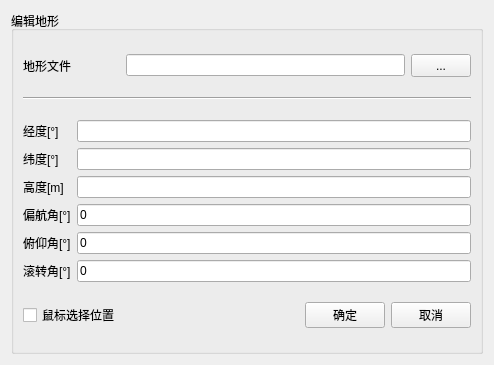
<?xml version="1.0" encoding="UTF-8"?>
<ui version="4.0">
 <class>TerrainEdit</class>
 <widget class="QWidget" name="TerrainEdit">
  <property name="geometry">
   <rect>
    <x>0</x>
    <y>0</y>
    <width>494</width>
    <height>365</height>
   </rect>
  </property>
  <property name="windowTitle">
   <string>添加地形</string>
  </property>
  <layout class="QGridLayout" name="gridLayout_2">
   <item row="0" column="0">
    <widget class="QGroupBox" name="groupBox">
     <property name="title">
      <string>编辑地形</string>
     </property>
     <layout class="QGridLayout" name="gridLayout">
      <item row="2" column="0" colspan="5">
       <layout class="QHBoxLayout" name="horizontalLayout_2">
        <item>
         <layout class="QVBoxLayout" name="verticalLayout">
          <item>
           <widget class="QLabel" name="label_3">
            <property name="text">
             <string>经度[°]</string>
            </property>
           </widget>
          </item>
          <item>
           <widget class="QLabel" name="label_4">
            <property name="text">
             <string>纬度[°]</string>
            </property>
           </widget>
          </item>
          <item>
           <widget class="QLabel" name="label_5">
            <property name="text">
             <string>高度[m]</string>
            </property>
           </widget>
          </item>
          <item>
           <widget class="QLabel" name="label_6">
            <property name="text">
             <string>偏航角[°]</string>
            </property>
           </widget>
          </item>
          <item>
           <widget class="QLabel" name="label_7">
            <property name="text">
             <string>俯仰角[°]</string>
            </property>
           </widget>
          </item>
          <item>
           <widget class="QLabel" name="label_8">
            <property name="text">
             <string>滚转角[°]</string>
            </property>
           </widget>
          </item>
         </layout>
        </item>
        <item>
         <layout class="QVBoxLayout" name="verticalLayout_2">
          <item>
           <widget class="QLineEdit" name="lineEdit_terrainLon"/>
          </item>
          <item>
           <widget class="QLineEdit" name="lineEdit_terrrainLat"/>
          </item>
          <item>
           <widget class="QLineEdit" name="lineEdit_terrainAlt"/>
          </item>
          <item>
           <widget class="QLineEdit" name="lineEdit_terrainAz">
            <property name="text">
             <string>0</string>
            </property>
           </widget>
          </item>
          <item>
           <widget class="QLineEdit" name="lineEdit_terrrainEl">
            <property name="text">
             <string>0</string>
            </property>
           </widget>
          </item>
          <item>
           <widget class="QLineEdit" name="lineEdit_terrainRoll">
            <property name="text">
             <string>0</string>
            </property>
           </widget>
          </item>
         </layout>
        </item>
       </layout>
      </item>
      <item row="1" column="0" colspan="5">
       <widget class="Line" name="line">
        <property name="orientation">
         <enum>Qt::Horizontal</enum>
        </property>
       </widget>
      </item>
      <item row="0" column="4">
       <widget class="QPushButton" name="Btn_model">
        <property name="minimumSize">
         <size>
          <width>0</width>
          <height>23</height>
         </size>
        </property>
        <property name="maximumSize">
         <size>
          <width>60</width>
          <height>16777215</height>
         </size>
        </property>
        <property name="text">
         <string>...</string>
        </property>
       </widget>
      </item>
      <item row="3" column="2">
       <spacer name="horizontalSpacer">
        <property name="orientation">
         <enum>Qt::Horizontal</enum>
        </property>
        <property name="sizeHint" stdset="0">
         <size>
          <width>148</width>
          <height>20</height>
         </size>
        </property>
       </spacer>
      </item>
      <item row="0" column="1" colspan="3">
       <widget class="QLineEdit" name="lineEdit_model"/>
      </item>
      <item row="3" column="0">
       <widget class="QCheckBox" name="checkBox">
        <property name="text">
         <string>鼠标选择位置</string>
        </property>
       </widget>
      </item>
      <item row="3" column="3" colspan="2">
       <layout class="QHBoxLayout" name="horizontalLayout">
        <item>
         <widget class="QPushButton" name="pushButton_OK">
          <property name="text">
           <string>确定</string>
          </property>
         </widget>
        </item>
        <item>
         <widget class="QPushButton" name="pushButton_Cancel">
          <property name="text">
           <string>取消</string>
          </property>
         </widget>
        </item>
       </layout>
      </item>
      <item row="0" column="0">
       <widget class="QLabel" name="label">
        <property name="text">
         <string>地形文件</string>
        </property>
       </widget>
      </item>
     </layout>
    </widget>
   </item>
  </layout>
 </widget>
 <resources/>
 <connections/>
</ui>
